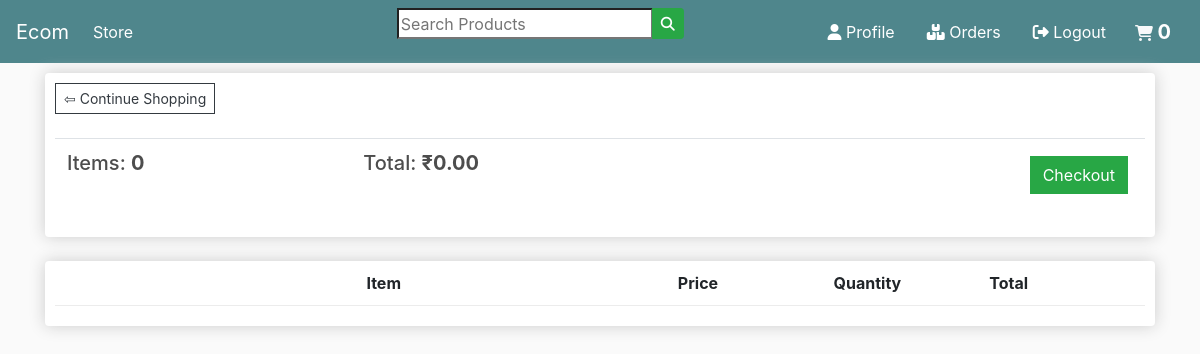
/cart/ (signed in), run on an earlier commit of the app's database.
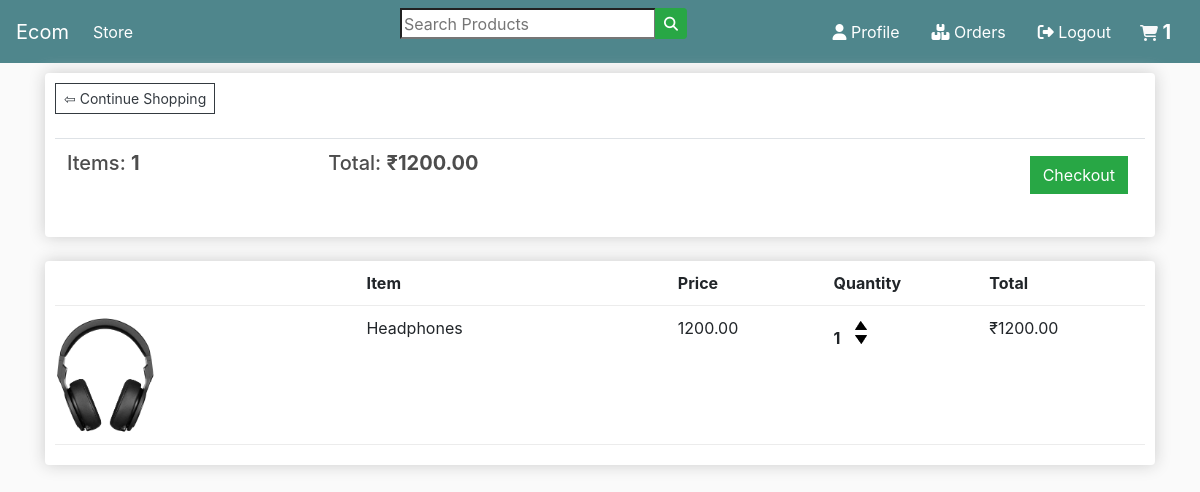
And on a later commit of the database.
### store/models.py (models this page shows, shortened)
class Order(models.Model):
	customer=models.ForeignKey(Customer,on_delete=models.SET_NULL,blank=True,null=True)
	date_ordered=models.DateTimeField(auto_now_add=True)
	complete=models.BooleanField(default=False,null=True,blank=False)
	transaction_id=models.CharField(max_length=200,null=True)
	@property
	def get_cart_items(self):
		orderitems=self.orderitem_set.all()
		total=sum([item.quantity for item in orderitems])
		return total
	@property
	def get_cart_total(self):
		orderitems=self.orderitem_set.all()
		total=sum([item.get_total for item in orderitems])
		return total

class OrderItem(models.Model):
	product=models.ForeignKey(Product,on_delete=models.SET_NULL,blank=True,null=True)
	order=models.ForeignKey(Order,on_delete=models.SET_NULL,blank=True,null=True)
	quantity=models.IntegerField(default=0,null=True,blank=True)
	date_added=models.DateTimeField(auto_now_add=True)
	@property
	def get_total(self):
		total=self.product.price * self.quantity
		return total

class Product(models.Model):
	name=models.CharField(max_length=200,null=True)
	price=models.DecimalField(max_digits=7,decimal_places=2)
	digital=models.BooleanField(default=False,null=True,blank=True)
	image=models.ImageField(null=True,blank=True)
	@property
	def imageURL(self):
		try:
			url=self.image.url
		except:
			url=''
		return url

### store/views.py (the view)
# urls.py: path('cart/',views.cart,name='cart'),
def cart(request):
	if request.user.is_authenticated:
		customer=request.user.customer
		order,created=Order.objects.get_or_create(customer=customer,complete=False)
		items=order.orderitem_set.all()
		cartItems=order.get_cart_items
	else:
		cookieData=cookieCart(request)
		cartItems=cookieData['cartItems']
		order=cookieData['order']
		items=cookieData['items']
	context={'items':items,'order':order,'cartItems':cartItems}
	return render(request,'store/cart.html',context)

### store/templates/store/cart.html
{% extends 'store/main.html' %}
{% load static %}
{% block content%}
<div class="row">
	<div class="col-lg-12">
		<div class="box-element">
			<a class="btn btn-sm btn-outline-dark" href="{% url 'store' %}">&#8678; Continue Shopping</a>
			<br>
			<br>
			<table class="table">
				<tr>
					<th><h5>Items: <strong>{{order.get_cart_items}}</strong></h5></th>
					<th><h5>Total: <strong>₹{{order.get_cart_total|floatformat:2}}</strong></h5></th>
					<th>
						<a style="float:right; margin:5px;" href="{% url 'checkout'%}" class="btn btn-success">Checkout</a>
					</th>
				</tr>
			</table>
		</div>
		<br>
		<div class="box-element">
			<div class="cart-row">
				<div style="flex:2"></div>
				<div style="flex:2"><strong>Item</strong></div>
				<div style="flex:1"><strong>Price</strong></div>
				<div style="flex:1"><strong>Quantity</strong></div>
				<div style="flex:1"><strong>Total</strong></div>
			</div>
			{% for item in items %}
			<div class="cart-row">
				<div style="flex:2"><img class="row-image" src="{{item.product.imageURL}}"></div>
				<div style="flex:2">{{item.product.name}}</div>
				<div style="flex:1">{{item.product.price|floatformat:2}}</div>
				<div style="flex:1">
					<p class="quantity">{{item.quantity}}</p>
					<div class="quantity">
						<img data-product={{item.product.id}} data-action="add" class="chg-quantity update-cart" src="{% static 'images/arrow-up.png'%}">
						<img data-product={{item.product.id}} data-action="remove" class="chg-quantity update-cart" src="{% static 'images/arrow-down.png'%}">
					</div>
				</div>
				<div style="flex:1">₹{{item.get_total}}</div>
			</div>
			{% endfor %}
		</div>
	</div>
</div>
{% endblock content %}

### store/templates/store/main.html (shortened to what this page needs)
{% load static %}
<!DOCTYPE html>
<html>
	<head>
		<link rel="stylesheet" href="https://cdn.jsdelivr.net/npm/bootstrap@4.6.0/dist/css/bootstrap.min.css">
		<link rel="stylesheet" type="text/css" href="{% static 'css/main.css' %}">
	</head>
	<body>
		{% include 'store/navbar.html' %}
		<div class="container">
		{% block content%}
		{% endblock content %}
		</div>
	</body>
</html>

### store/templates/store/navbar.html (shortened to what this page needs)
{% load static %}
<nav class="navbar navbar-expand-lg navbar-dark bg-dark">
  <a class="navbar-brand" href="{%url 'store'%}">Ecom</a>
  <div class="collapse navbar-collapse" id="navbarSupportedContent">
    <ul class="navbar-nav mr-auto">
      <li class="nav-item active">
        <a class="nav-link" href="{%url 'store'%}">Store</a>
      </li>
    </ul>
    <ul class="navbar-nav mr-auto ml-auto">
      <div class="input-group input-group-sm mb-3">
      <input type="search" placeholder="Search Products" aria-label="Search">
      <div class="input-group-append">
      <button class="btn btn-success btn-sm my-2 my-sm-0" type="submit"><i class="fas fa-search"></i></button>
    </div>
  </ul>
  {% if user.is_authenticated %}
  <div class="form-inline my-2 my-lg-0">
      <a class="nav-link" href="{% url 'profile' %}"><i class="fas fa-user"></i>&#32;Profile</a>
      <a class="nav-link" href="{% url 'orders' %}"><i class="fas fa-boxes"></i>&#32;Orders</a>
      <a class="nav-link" href="{% url 'logout' %}"><i class="fas fa-sign-out-alt"></i>&#32;Logout</a>
  </div>
  {% else %}
    <div class="form-inline my-2 my-lg-0">
      <a href="{% url 'login' %}" class="btn btn-sm btn-warning"><i class="fas fa-user-lock"></i>&#32;Login</a>
  {% endif %}
      <a href="{% url 'cart' %}" class="btn btn-outline-link">
        <i class="fas fa-shopping-cart text-light"></i>&#32;<b style="color:#fff;font-size: 20px;">{{cartItems}}</b>
      </a>
    </div>
</nav>

### static/css/main.css (style rules this page uses)
body { background-color: hsl(0, 0%, 98%); }
h1,h2,h3,h4,h5,h6 { color:hsl(0, 0%, 30%); }
.box-element { box-shadow:hsl(0, 0%, 80%) 0 0 16px; background-color: #fff; border-radius: 4px; padding: 10px; }
.bg-dark { background-color: #4f868c!important; }
.col-lg-4, .col-lg-6, .col-lg-8, .col-lg-12 { margin-top: 10px; border:2px; }
.btn { border-radius: 0; }
.row-image { width: 100px; }
.cart-row { display: flex; align-items: flex-stretch; padding-bottom: 10px; margin-bottom: 10px; border-bottom: 1px solid #ececec; }
.quantity { display: inline-block; font-weight: 700; padding-right:10px; }
.chg-quantity { width: 12px; cursor: pointer; display: block; margin-top: 5px; transition:.1s; }
.nav-link { color:#fff!important; }

What changed in the data, as far as the page shows it:
removed Order: get_cart_items "0", get_cart_total "0.00"
added Order: get_cart_items "1", get_cart_total "1200.00"
added OrderItem: product.imageURL (picture), product.name "Headphones", product.price "1200.00", quantity "1", get_total "1200.00"
Also different on the page:
{{ cartItems }}: "0" → "1"
